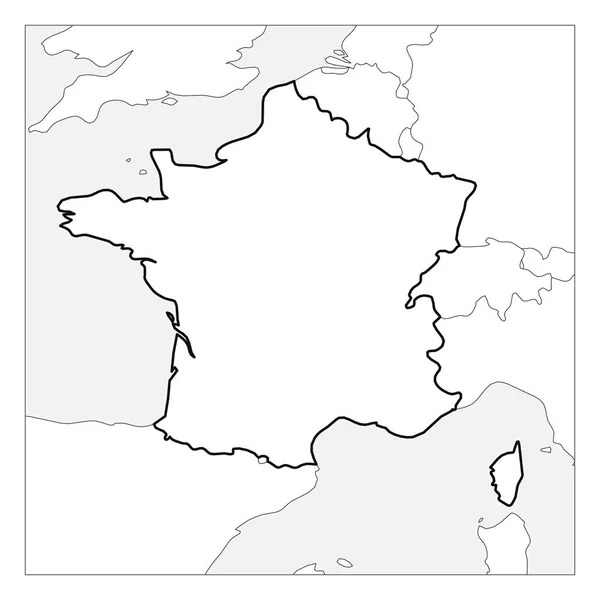
#> input picture data/map.jpg, 600 x 600 px, found by its file name
$ python main.py
#> lines starting #> are read from the running program, lines starting #| are printed output that depends on the picture
### GeneticAlgorithm.py
from Population import Population
from Route import Route
import random
import numpy as np
import matplotlib.pyplot as plt
from matplotlib import image as mpimpg
class GeneticAlgorithm:
    ######################################
    #!########## Constructeur ############
    ######################################
    # Initialisation des paramètres de l'algo
    def __init__(self, mutation_rate, population_size, city_list, nb_iterations):
#> called with mutation_rate = 0.05, population_size = 20, nb_iterations = 25
        self.mutation_rate = mutation_rate
        self.population_size = population_size
        self.city_list = city_list
        self.nb_cities = len(city_list)
        self.nb_iterations = nb_iterations
        self.map_France = mpimpg.imread("data\map.jpg")
#> self.map_France is the input picture: shape (600, 600, 3); mean R, G, B 246, 246, 246

        # Extraction des attributs des villes
        self.names = [city.name for city in city_list]
        self.x = [city.x for city in city_list]
        self.y = [city.y for city in city_list]

    #####################################
    #!###### Traçage des chemins ########
    #####################################
    def drawBestRoutes(self, population, nb_routes):
        # Initialisation des variables
        x = self.x
        y = self.y
        names = self.names
        colors = ['pink','purple','green','blue','red']

        # On ne peut pas sélectionner plus de routes qu'il n'y en a dans la pop
        nb_routes = min(nb_routes, len(population.routes))
        # 5 est notre nombre de routes maximal à afficher
        nb_routes = min(nb_routes, 5)

        # On efface les routes précédentes
        plt.cla()

        # On affiche la carte et les villes
        plt.imshow(self.map_France)
        plt.scatter(self.x, self.y, c='red', marker='.')
        for i, name in enumerate(self.names):
            plt.text(x[i]+5, y[i]+5, name, size = 'xx-small')

        # On trace les chemins
        for i in range(nb_routes) :
            villes = population.routes[i].cities
            for j in range(len(villes) - 1):
                plt.plot([villes[j].x, villes[j+1].x], [villes[j].y, villes[j+1].y], color = colors[i])

        #? Garde le graphique ouvert lors de l'exécution du code
        plt.show(block = False)
        plt.pause(0.25) #Nombre de secondes d'affichage

    ##############################################################
    #!########## Génération d'une population initiale ############
    ##############################################################
    # Renvoie une population
    def init_population(self):
        #? Ordre aléatoire, mais la première ville doit également être la dernière du chemin
        # Initialisation
        indexes = list((range(1,self.nb_cities)))
        population = [None] * (self.population_size)
        city_list = self.city_list

        for i in range(self.population_size):
            orderedList = [None] * (self.nb_cities+1)
            # On change l'ordre de remplissage
            random.shuffle(indexes)
            # Pour remplir un parent aléatoire
            for j in range(1,self.nb_cities) :
                orderedList[j] = city_list[indexes[j-1]]
            # La première et la dernière ville sont fixées
            orderedList[0] = city_list[0]
            orderedList[-1] = city_list[0]
            newRoute = Route(i, orderedList)
            # On ajoute ce parent à la population
            population[i] = newRoute
        # On renvoie un tableau de n parents néo-formés
        return Population(city_list = city_list, routes = population)

    ###################################
    #!########## Crossover ############
    ###################################
    # Prend 2 parents, et renvoie deux Route enfants, qui correspondent aux parents avec des segments échangés
    def crossOverDeLaMortQuiTue(self, parent1, parent2):
        nb_cities = self.nb_cities
        start, end = sorted(random.sample(range(1, nb_cities), 2))
        p1, p2 = parent1.cities, parent2.cities # p = parent

        # On définit les segments à échanger :
        l1, l2 = p1[start:end+1], p2[start:end+1] # l = liste (je sais pas trop pourquoi mais c'était plus intuitif)
        # On fait des listes contenants les valeurs propres à un seul segment
        # Pour chaque élément de l1, qui n'est pas dans l2, on le met dans u1, et vice versa pour u2
        u1, u2 = [e for e in l1 if e not in l2], [e for e in l2 if e not in l1] # u = unique

        # On initialise les enfants, vides
        c1, c2 = [None] * (nb_cities+1), [None] * (nb_cities+1) # c = child
        # On copie les segments dans les enfants :
        c1[start:end+1] = l2
        c2[start:end+1] = l1

        # On définit la première et la dernière ville
        for c in [c1, c2]:
             c[0] = c[-1] = self.city_list[0]

        # On remplit le reste des villes, sans toucher à la première et dernière ville
        def fill(c, p, u) :
            idx = 1
            for e in p: # Pour chaque élément du parent
                if e not in u and e not in c: # Si il n'est pas dans la séquence unique à échanger, et qu'il n'est pas déjà ajouté
                    while c[idx] is not None and idx < nb_cities : # On parcourt l'enfant pour trouver un None
                        idx += 1
                    c[idx] = e # On ajoute l'élément
        fill(c1, p1, u2)
        fill(c2, p2, u1)

        # [14 lines of commented-out code are left out]
        return Route("Child 1", c1), Route("Child 2", c2)

    ###############################################
    #!########## Fonctions de mutation ############
    ###############################################
    def mutate(self, population):
        for i in range(len(population.routes)):
            for j in range(1, self.nb_cities - 1) :
                if random.random() < self.mutation_rate:
                    x = random.randint(0, 2)
                    if x == 0 :
                        population.routes[j] = self.fullReverse(population=population, position = j)
                    elif x == 1 :
                        population.routes[j] = self.partReverse(population=population, position = j)
                    elif x == 2 :
                        population.routes[j] = self.moveTwo(population=population, position=j)
                    #TODO : Rajouter d'autres types de mutations
        return population

    # Mutation qui inverse l'ordre de toutes les villes
    def fullReverse(self, population, position):
        cities = population.routes[position].cities
        return Route(name = population.routes[position].name, cities=cities[::-1])

    # Mutation qui inverse l'ordre de deux villes adjacentes
    def partReverse(self, population, position):
        cities = population.routes[position].cities
        x = random.randint(2, self.nb_cities)
        while cities[x].name == "Paris" or cities[x-1].name == "Paris" :
            x = random.randint(2, self.nb_cities)
        print("Inverted " + cities[x].name + " and " + cities[x-1].name)
        cities[x], cities[x - 1] = cities[x - 1], cities[x]
        return Route(name=population.routes[position].name, cities=cities)

    # Mutation qui interchange les positions de deux villes
    def moveTwo(self, population, position) :
        cities = population.routes[position].cities
        nb_cities = len(cities) - 1
        pos1, pos2 = random.randint(1, nb_cities), random.randint(1, nb_cities)
        while cities[pos1].name == "Paris" :
            pos1 = random.randint(1, nb_cities)
        while pos1 == pos2 or cities[pos2].name == "Paris" :
            pos2 = random.randint(1, nb_cities)

        print("Moved " + cities[pos1].name + " and " + cities[pos2].name)
        # Échanger deux villes
        cities[pos1], cities[pos2] = cities[pos2], cities[pos1]
        return Route(name=population.routes[position].name, cities=cities)

    ####################################
    #!########## Itérations ############
    ####################################
    def iterate(self, pop) :
        pop_size = self.population_size
        for i in range(self.nb_iterations) :
            newPopRoutes = pop.selectFittest(int(pop_size/2)).routes
            x = random.sample(range(pop_size), int(pop_size/2))
            y = random.sample(range(pop_size), int(pop_size/2))
            for j in range(int(pop_size/2)):
                e1, e2 = self.crossOverDeLaMortQuiTue(pop.routes[x[j]], pop.routes[y[j]])
                newPopRoutes.append(e1)
                newPopRoutes.append(e2)
            newPop = Population(newPopRoutes, city_list=self.city_list)
            print("-------------------------------------------\nItération n°" + str(i) +"\n\nMutations :\n")
            newPop = self.mutate(newPop)
            print("\n############################################\n\n2 Meilleurs enfants :\n")
            pop = newPop.selectFittest(pop_size)
            # Afficher les 2 meilleures nouvelles routes
            Population(pop.routes, self.city_list).selectFittest(2).printPopulation()
            self.drawBestRoutes(pop,5)
#> this loop made 25 passes
#> pass 1, in drawBestRoutes, `plt.show(block = False)`:
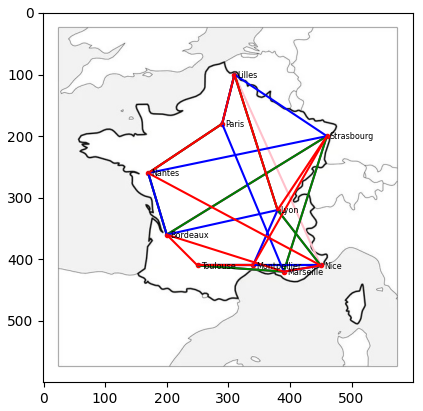
#> figure drawn by matplotlib, 1 panel
#> pass 2, in drawBestRoutes (call 2), `plt.show(block = False)`:
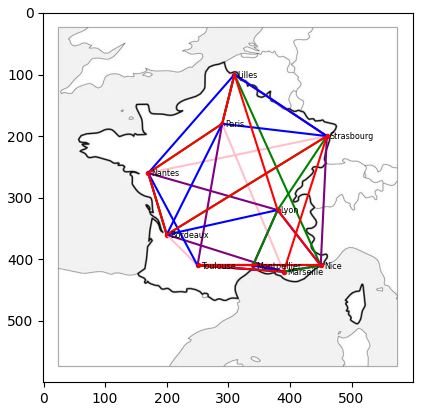
#> figure drawn by matplotlib, 1 panel

### City.py
class City :
    def __init__(self, x, y, name):
        self.x = x
        self.y = y
        self.name = str(name)

    def toString(self):
        return ("x : "+ str(self.x) + " | y : " + str(self.y) + " | Name : " + str(self.name) + "\n")


### Population.py
from Route import Route
import random
class Population :
    def __init__(self, routes, city_list) :
        self.routes = routes
        self.city_list = city_list

    def printPopulation(self):
        for route in self.routes:
            print(route.toString())

    def selectFittest(self, nb): #* nb = nombre de routes qu'on sélectionne
        # On crée un tuple score, route
        scores = [[route.score, route] for route in self.routes]
        # On trie le tuple de façon croissante sur le score
        scores.sort(key=lambda x: x[0])
        # On renvoie les routes dans le nouvel ordre
        sortedList = [score[1] for score in scores]
        result = [None] * nb
        for i in range(nb):
            result[i] = sortedList[i]
        return Population(result, self.city_list)

### Route.py
from City import City
import numpy as np
class Route :
    def __init__(self, name, cities):
        self.name = str(name)
        self.cities = cities
        self.score = self.evaluate()

    #? Distance euclidienne entre deux villes
    def distance(self, city1, city2):
        return np.sqrt((city1.x - city2.x)**2 + (city1.y - city2.y)**2)

    #? Attribution du score basé sur la distance, on cherche à minimiser le score
    def evaluate(self):
        score = 0
        for i in range(len(self.cities) - 1):
            score += self.distance(self.cities[i], self.cities[i+1])
        return round(score, 2)

    def containsCity(self, item) :
        return item in self.cities

    def toString(self) :
        result = "Route " + self.name + " (score = " + str(self.score) +") :\n"
        for city in self.cities :
            result += city.toString()
        return result

### main.py
from City import City
from Population import Population
from Route import Route
from GeneticAlgorithm import GeneticAlgorithm
import matplotlib.pyplot as plt
from matplotlib import image as mpimpg
import numpy as np


################################################
# Binôme : Aloïs VINCENT et Jean REESE
# Implémentation d'un algorithme génétique pour résoudre le problème du voyageur de commerces
################################################

#####################################
#!###### Création des villes ########
#####################################

#?                    x   y    Nom
city_list = [City(290,180, "Paris"),
                City(390,420, "Marseille"),
                City(380,320, "Lyon"),
                City(250,410, "Toulouse"),
                City(450,410, "Nice"),
                City(170,260, "Nantes"),
                City(340,410, "Montpellier"),
                City(460,200, "Strasbourg"),
                City(200,360, "Bordeaux"),
                City(310,100, "Lilles"),
                ]

#####################################
#!#### Génération des parents #######
#####################################
#? A partir de la liste de villes, créer 20 chemins "parents"
# Initialisation de l'algorithme et de ses paramètres
algo = GeneticAlgorithm(mutation_rate = 0.05, population_size = 20, city_list = city_list, nb_iterations = 25)
gen0 = algo.init_population()
algo.iterate(gen0)
